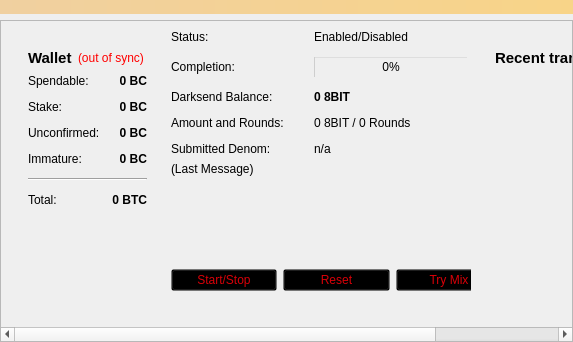
<?xml version="1.0" encoding="UTF-8"?>
<ui version="4.0">
 <class>OverviewPage</class>
 <widget class="QWidget" name="OverviewPage">
  <property name="geometry">
   <rect>
    <x>0</x>
    <y>0</y>
    <width>573</width>
    <height>342</height>
   </rect>
  </property>
  <property name="windowTitle">
   <string>Form</string>
  </property>
  <layout class="QVBoxLayout" name="topLayout">
<property name="leftMargin">
    <number>0</number>
   </property>
   <property name="topMargin">
    <number>0</number>
   </property>
   <property name="rightMargin">
    <number>0</number>
   </property>
   <property name="bottomMargin">
    <number>0</number>
   </property>
   <item>
    <widget class="QLabel" name="labelAlerts">
     <property name="visible">
      <bool>false</bool>
     </property>
     <property name="styleSheet">
      <string notr="true">background-color: qlineargradient(x1: 0, y1: 0, x2: 1, y2: 0, stop:0 #F0D0A0, stop:1 #F8D488);  color:#000000
</string>
     </property>
     <property name="wordWrap">
      <bool>true</bool>
     </property>
     <property name="margin">
      <number>3</number>
     </property>
    </widget>
   </item>
   <item>
<widget class="QScrollArea" name="scrollArea">
     <property name="widgetResizable">
      <bool>true</bool>
     </property>
     <widget class="QWidget" name="scrollAreaWidgetContents">
      <property name="geometry">
       <rect>
        <x>0</x>
        <y>0</y>
        <width>350</width>
        <height>500</height>
       </rect>
      </property>
    <layout class="QHBoxLayout" name="horizontalLayout" stretch="1,1">
     <item>
      <widget class="QWidget" name="columnOneWidget">
      
      <layout class="QVBoxLayout" name="verticalLayout_2">
       <item>
        <widget class="QWidget" name="widget" native="true">
         <layout class="QVBoxLayout" name="verticalLayout_4">
          <item>
           <layout class="QHBoxLayout" name="horizontalLayout_4">
            <item>
             <widget class="QLabel" name="label_5">
              <property name="font">
               <font>
                <pointsize>11</pointsize>
                <weight>75</weight>
                <bold>true</bold>
               </font>
              </property>
              <property name="text">
               <string>Wallet</string>
              </property>
             </widget>
            </item>
            <item>
             <widget class="QLabel" name="labelWalletStatus">
              <property name="toolTip">
               <string>The displayed information may be out of date. Your wallet automatically synchronizes with the 8Bit network after a connection is established, but this process has not completed yet.</string>
              </property>
              <property name="styleSheet">
               <string notr="true">QLabel { color: red; }</string>
              </property>
              <property name="text">
               <string notr="true">(out of sync)</string>
              </property>
              <property name="alignment">
               <set>Qt::AlignLeading|Qt::AlignLeft|Qt::AlignVCenter</set>
              </property>
             </widget>
            </item>
            <item>
             <spacer name="horizontalSpacer_2">
              <property name="orientation">
               <enum>Qt::Horizontal</enum>
              </property>
              <property name="sizeHint" stdset="0">
               <size>
                <width>40</width>
                <height>20</height>
               </size>
              </property>
             </spacer>
            </item>
           </layout>
          </item>
          <item>
           <layout class="QFormLayout" name="formLayout_2">
            <property name="fieldGrowthPolicy">
             <enum>QFormLayout::AllNonFixedFieldsGrow</enum>
            </property>
            <property name="horizontalSpacing">
             <number>12</number>
            </property>
            <property name="verticalSpacing">
             <number>12</number>
            </property>
            <item row="0" column="0">
             <widget class="QLabel" name="label">
              <property name="text">
               <string>Spendable:</string>
              </property>
             </widget>
            </item>
            <item row="0" column="1">
             <widget class="QLabel" name="labelBalance">
              <property name="font">
               <font>
                <weight>75</weight>
                <bold>true</bold>
               </font>
              </property>
              <property name="cursor">
               <cursorShape>IBeamCursor</cursorShape>
              </property>
              <property name="toolTip">
               <string>Your current spendable balance</string>
              </property>
              <property name="text">
               <string notr="true">0 BC</string>
              </property>
              <property name="alignment">
               <set>Qt::AlignRight|Qt::AlignTrailing|Qt::AlignVCenter</set>
              </property>
              <property name="textInteractionFlags">
               <set>Qt::LinksAccessibleByMouse|Qt::TextSelectableByKeyboard|Qt::TextSelectableByMouse</set>
              </property>
             </widget>
            </item>
            <item row="1" column="0">
             <widget class="QLabel" name="label_6">
              <property name="text">
               <string>Stake:</string>
              </property>
             </widget>
            </item>
            <item row="1" column="1">
             <widget class="QLabel" name="labelStake">
              <property name="font">
               <font>
                <weight>75</weight>
                <bold>true</bold>
               </font>
              </property>
              <property name="cursor">
               <cursorShape>IBeamCursor</cursorShape>
              </property>
              <property name="toolTip">
               <string>Total of coins that was staked, and do not yet count toward the current balance</string>
              </property>
              <property name="text">
               <string notr="true">0 BC</string>
              </property>
              <property name="alignment">
               <set>Qt::AlignRight|Qt::AlignTrailing|Qt::AlignVCenter</set>
              </property>
              <property name="textInteractionFlags">
               <set>Qt::LinksAccessibleByMouse|Qt::TextSelectableByKeyboard|Qt::TextSelectableByMouse</set>
              </property>
             </widget>
            </item>
            <item row="2" column="0">
             <widget class="QLabel" name="label_3">
              <property name="text">
               <string>Unconfirmed:</string>
              </property>
             </widget>
            </item>
            <item row="2" column="1">
             <widget class="QLabel" name="labelUnconfirmed">
              <property name="font">
               <font>
                <weight>75</weight>
                <bold>true</bold>
               </font>
              </property>
              <property name="cursor">
               <cursorShape>IBeamCursor</cursorShape>
              </property>
              <property name="toolTip">
               <string>Total of transactions that have yet to be confirmed, and do not yet count toward the current balance</string>
              </property>
              <property name="text">
               <string notr="true">0 BC</string>
              </property>
              <property name="alignment">
               <set>Qt::AlignRight|Qt::AlignTrailing|Qt::AlignVCenter</set>
              </property>
              <property name="textInteractionFlags">
               <set>Qt::LinksAccessibleByMouse|Qt::TextSelectableByKeyboard|Qt::TextSelectableByMouse</set>
              </property>
             </widget>
            </item>
            <item row="3" column="0">
             <widget class="QLabel" name="labelImmatureText">
              <property name="text">
               <string>Immature:</string>
              </property>
             </widget>
            </item>
            <item row="3" column="1">
             <widget class="QLabel" name="labelImmature">
              <property name="font">
               <font>
                <weight>75</weight>
                <bold>true</bold>
               </font>
              </property>
              <property name="toolTip">
               <string>Mined balance that has not yet matured</string>
              </property>
              <property name="text">
               <string notr="true">0 BC</string>
              </property>
              <property name="alignment">
               <set>Qt::AlignRight|Qt::AlignTrailing|Qt::AlignVCenter</set>
              </property>
              <property name="textInteractionFlags">
               <set>Qt::LinksAccessibleByMouse|Qt::TextSelectableByKeyboard|Qt::TextSelectableByMouse</set>
              </property>
             </widget>
            </item>
            <item row="4" column="0" colspan="2">
             <widget class="Line" name="line">
              <property name="orientation">
               <enum>Qt::Horizontal</enum>
              </property>
             </widget>
            </item>
            <item row="5" column="0">
             <widget class="QLabel" name="labelTotalText">
              <property name="text">
               <string>Total:</string>
              </property>
             </widget>
            </item>
            <item row="5" column="1">
             <widget class="QLabel" name="labelTotal">
              <property name="font">
               <font>
                <weight>75</weight>
                <bold>true</bold>
               </font>
              </property>
              <property name="cursor">
               <cursorShape>IBeamCursor</cursorShape>
              </property>
              <property name="toolTip">
               <string>Your current total balance</string>
              </property>
              <property name="text">
               <string notr="true">0 BTC</string>
              </property>
              <property name="alignment">
               <set>Qt::AlignRight|Qt::AlignTrailing|Qt::AlignVCenter</set>
              </property>
              <property name="textInteractionFlags">
               <set>Qt::LinksAccessibleByMouse|Qt::TextSelectableByKeyboard|Qt::TextSelectableByMouse</set>
              </property>
             </widget>
            </item>
           </layout>
          </item>
         </layout>
        </widget>
       </item>
       <item>
        <spacer name="verticalSpacer">
         <property name="orientation">
          <enum>Qt::Vertical</enum>
         </property>
         <property name="sizeHint" stdset="0">
          <size>
           <width>20</width>
           <height>40</height>
          </size>
         </property>
        </spacer>
       </item>
      </layout>
     
</widget>
</item>
<item>
<widget class="QFrame" name="frameDarksend">
<property name="sizePolicy">
             <sizepolicy hsizetype="MinimumExpanding" vsizetype="MinimumExpanding">
              <horstretch>0</horstretch>
              <verstretch>0</verstretch>
             </sizepolicy>
            </property>
<property name="minimumSize">
             <size>
              <width>300</width>
              <height>261</height>
             </size>
            </property>
      <property name="styleSheet">
       <string notr="true">background:transparent;</string>
      </property>
      <property name="frameShape">
       <enum>QFrame::StyledPanel</enum>
      </property>
      <property name="frameShadow">
       <enum>QFrame::Raised</enum>
      </property>
      <widget class="QWidget" name="verticalLayoutWidget">
       <property name="geometry">
        <rect>
         <x>0</x>
         <y>0</y>
         <width>331</width>
         <height>261</height>
        </rect>
       </property>
       <layout class="QVBoxLayout" name="verticalLayout_5">
        <item>
         <layout class="QFormLayout" name="formLayout">
          <property name="fieldGrowthPolicy">
           <enum>QFormLayout::AllNonFixedFieldsGrow</enum>
          </property>
          <property name="horizontalSpacing">
           <number>30</number>
          </property>
          <property name="verticalSpacing">
           <number>12</number>
          </property>
          <item row="0" column="0">
           <widget class="QLabel" name="label_6">
            <property name="text">
             <string>Status:</string>
            </property>
           </widget>
          </item>
          <item row="0" column="1">
           <widget class="QLabel" name="darksendEnabled">
            <property name="styleSheet">
             <string notr="true">color: rgb(0, 0, 0);</string>
            </property>
            <property name="text">
             <string>Enabled/Disabled</string>
            </property>
           </widget>
          </item>
          <item row="1" column="0">
           <widget class="QLabel" name="label_7">
            <property name="styleSheet">
             <string notr="true">color: rgb(0, 0, 0);</string>
            </property>
            <property name="text">
             <string>Completion:</string>
            </property>
           </widget>
          </item>
          <item row="1" column="1">
           <widget class="QProgressBar" name="darksendProgress">
            <property name="maximumSize">
             <size>
              <width>154</width>
              <height>16777215</height>
             </size>
            </property>
            <property name="styleSheet">
             <string notr="true">background:transparent;</string>
            </property>
            <property name="value">
             <number>0</number>
            </property>
           </widget>
          </item>
          <item row="2" column="0">
           <widget class="QLabel" name="labelAnonymizedText">
            <property name="styleSheet">
             <string notr="true">color: rgb(0, 0, 0);</string>
            </property>
            <property name="text">
             <string>Darksend Balance:</string>
            </property>
           </widget>
          </item>
          <item row="2" column="1">
           <widget class="QLabel" name="labelAnonymized">
            <property name="font">
             <font>
              <weight>75</weight>
              <bold>true</bold>
             </font>
            </property>
            <property name="styleSheet">
             <string notr="true">color: rgb(0, 0, 0);</string>
            </property>
            <property name="text">
             <string>0 8BIT</string>
            </property>
           </widget>
          </item>
          <item row="3" column="0">
           <widget class="QLabel" name="label_8">
            <property name="styleSheet">
             <string notr="true">color: rgb(0, 0, 0);</string>
            </property>
            <property name="text">
             <string>Amount and Rounds:</string>
            </property>
           </widget>
          </item>
          <item row="3" column="1">
           <widget class="QLabel" name="labelAmountRounds">
            <property name="styleSheet">
             <string notr="true">color: rgb(0, 0, 0);</string>
            </property>
            <property name="text">
             <string>0 8BIT / 0 Rounds</string>
            </property>
           </widget>
          </item>
          <item row="4" column="0">
           <widget class="QLabel" name="label_9">
            <property name="styleSheet">
             <string notr="true">color: rgb(0, 0, 0);</string>
            </property>
            <property name="text">
             <string>Submitted Denom:</string>
            </property>
           </widget>
          </item>
          <item row="4" column="1">
           <widget class="QLabel" name="labelSubmittedDenom">
            <property name="statusTip">
             <string>The denominations you submitted to the 8Bit Node. To mix, other users must submit the exact same denominations.</string>
            </property>
            <property name="styleSheet">
             <string notr="true">color: rgb(0, 0, 0);</string>
            </property>
            <property name="text">
             <string>n/a</string>
            </property>
           </widget>
          </item>
         </layout>
        </item>
        <item>
         <widget class="QLabel" name="darksendStatus">
          <property name="minimumSize">
           <size>
            <width>288</width>
            <height>43</height>
           </size>
          </property>
          <property name="styleSheet">
           <string notr="true">color: rgb(0, 0, 0);</string>
          </property>
          <property name="text">
           <string>(Last Message)</string>
          </property>
          <property name="alignment">
           <set>Qt::AlignLeading|Qt::AlignLeft|Qt::AlignTop</set>
          </property>
          <property name="wordWrap">
           <bool>true</bool>
          </property>
         </widget>
        </item>
        <item>
         <layout class="QHBoxLayout" name="horizontalLayout_2">
          <item>
           <widget class="QPushButton" name="toggleDarksend">
            <property name="sizePolicy">
             <sizepolicy hsizetype="MinimumExpanding" vsizetype="Fixed">
              <horstretch>0</horstretch>
              <verstretch>0</verstretch>
             </sizepolicy>
            </property>
            <property name="styleSheet">
             <string notr="true">color: rgb(217, 0, 7);</string>
            </property>
            <property name="text">
             <string>Start/Stop</string>
            </property>
           </widget>
          </item>
          <item>
           <widget class="QPushButton" name="darksendReset">
            <property name="sizePolicy">
             <sizepolicy hsizetype="MinimumExpanding" vsizetype="Fixed">
              <horstretch>0</horstretch>
              <verstretch>0</verstretch>
             </sizepolicy>
            </property>
            <property name="toolTip">
             <string>Reset the current status of Darksend (can interrupt Darksend if it's in the process of Mixing, which can cost you money!)</string>
            </property>
            <property name="autoFillBackground">
             <bool>false</bool>
            </property>
            <property name="styleSheet">
             <string notr="true">color: rgb(217, 0, 7);</string>
            </property>
            <property name="text">
             <string>Reset</string>
            </property>
           </widget>
          </item>
          <item>
           <widget class="QPushButton" name="darksendAuto">
            <property name="sizePolicy">
             <sizepolicy hsizetype="MinimumExpanding" vsizetype="Fixed">
              <horstretch>0</horstretch>
              <verstretch>0</verstretch>
             </sizepolicy>
            </property>
            <property name="toolTip">
             <string>Try to manually submit a Darksend request.</string>
            </property>
            <property name="styleSheet">
             <string notr="true">color: rgb(217, 0, 7);</string>
            </property>
            <property name="text">
             <string>Try Mix</string>
            </property>
           </widget>
          </item>
         </layout>
        </item>
       </layout>
      </widget>
     </widget>
</item>
<item>
<widget class="QWidget" name="columnTwoWidget">
      
      <layout class="QVBoxLayout" name="verticalLayout_3">
       <item>
        <widget class="QWidget" name="widget_2" native="true">
         <layout class="QVBoxLayout" name="verticalLayout">
          <item>
           <layout class="QHBoxLayout" name="horizontalLayout_2">
            <item>
             <widget class="QLabel" name="label_4">
              <property name="font">
               <font>
                <pointsize>11</pointsize>
                <weight>75</weight>
                <bold>true</bold>
               </font>
              </property>
              <property name="text">
               <string>&lt;b&gt;Recent transactions&lt;/b&gt;</string>
              </property>
             </widget>
            </item>
            <item>
             <widget class="QLabel" name="labelTransactionsStatus">
              <property name="toolTip">
               <string>The displayed information may be out of date. Your wallet automatically synchronizes with the 8Bit network after a connection is established, but this process has not completed yet.</string>
              </property>
              <property name="styleSheet">
               <string notr="true">QLabel { color: red; }</string>
              </property>
              <property name="text">
               <string notr="true">(out of sync)</string>
              </property>
              <property name="alignment">
               <set>Qt::AlignRight|Qt::AlignTrailing|Qt::AlignVCenter</set>
              </property>
             </widget>
            </item>
            <item>
             <spacer name="horizontalSpacer">
              <property name="orientation">
               <enum>Qt::Horizontal</enum>
              </property>
              <property name="sizeHint" stdset="0">
               <size>
                <width>40</width>
                <height>20</height>
               </size>
              </property>
             </spacer>
            </item>
           </layout>
          </item>
          <item>
           <widget class="QListView" name="listTransactions">
            <property name="styleSheet">
             <string notr="true">QListView { background: transparent; }</string>
            </property>
            <property name="frameShape">
             <enum>QFrame::NoFrame</enum>
            </property>
            <property name="verticalScrollBarPolicy">
             <enum>Qt::ScrollBarAlwaysOff</enum>
            </property>
            <property name="horizontalScrollBarPolicy">
             <enum>Qt::ScrollBarAlwaysOff</enum>
            </property>
            <property name="selectionMode">
             <enum>QAbstractItemView::NoSelection</enum>
            </property>
           </widget>
          </item>
         </layout>
        </widget>
       </item>
      </layout>
     
</widget>
</item>
</layout>
</widget>
</widget>
   </item>
  </layout>
 </widget>
<customwidgets>
  <customwidget>
   <class>FlowLayout</class>
   <extends>QLayout</extends>
   <header>flowlayout.h</header>
   <container>1</container>
  </customwidget>
 </customwidgets>
 <resources/>
 <connections/>
</ui>
